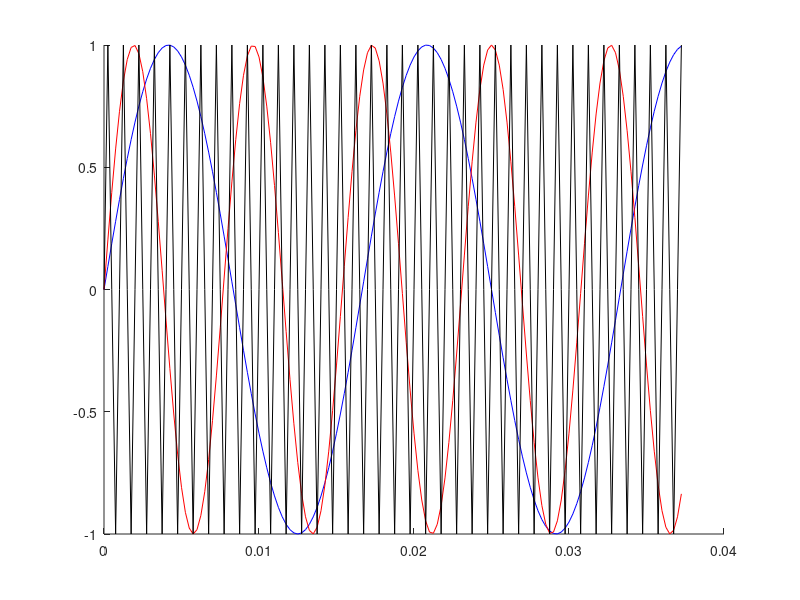
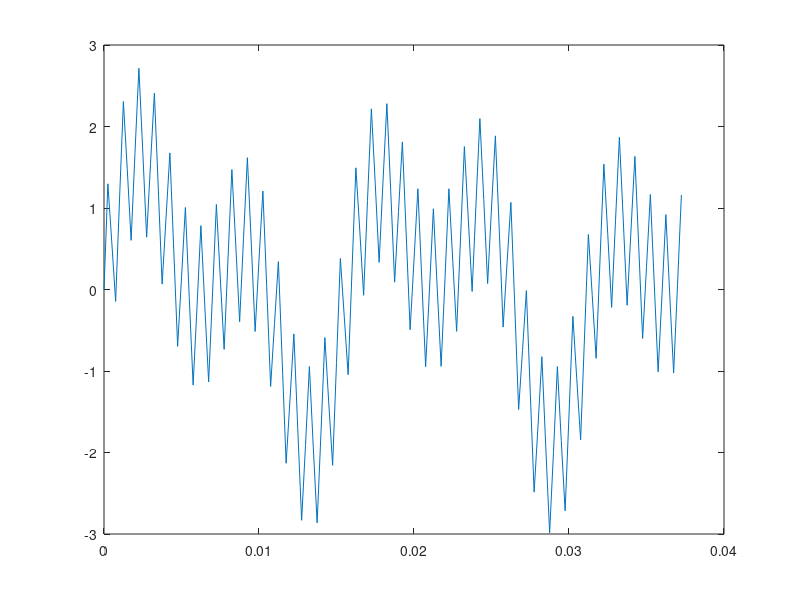
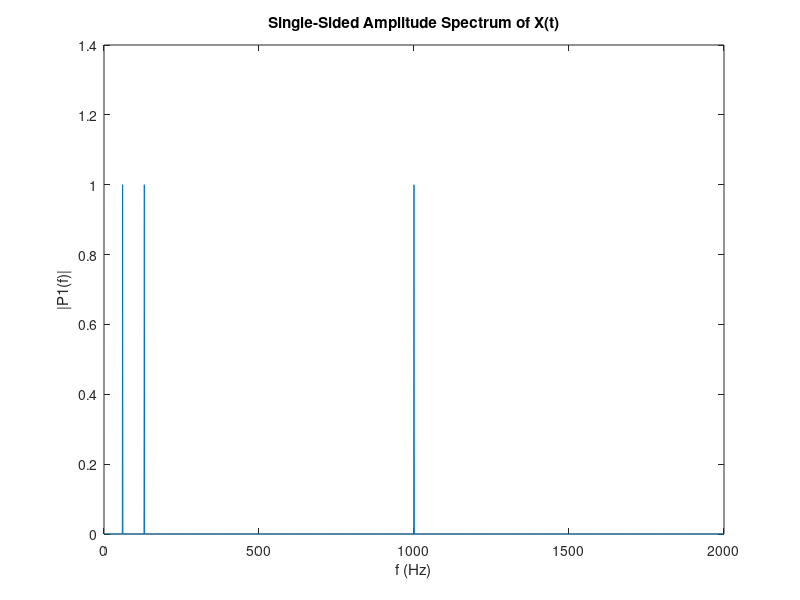
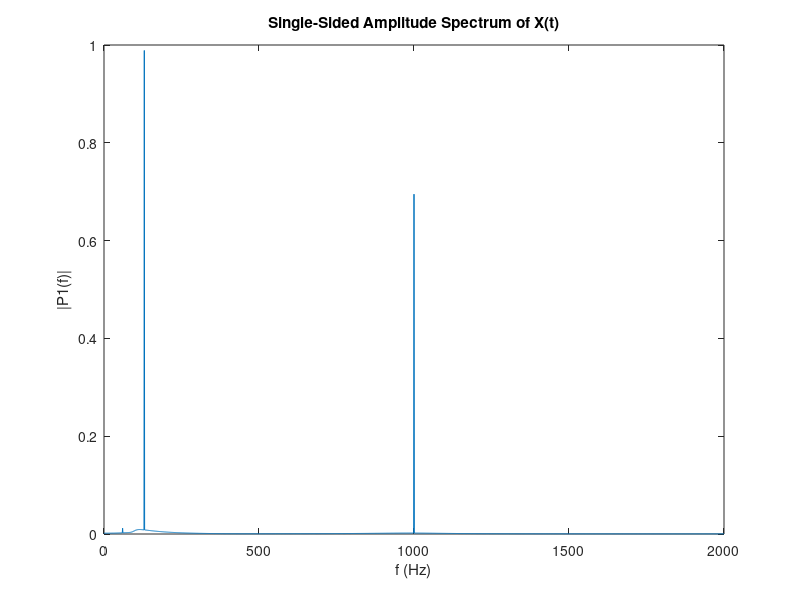

The MATLAB source for these figures, in order:
clear;clc;
close all;
%% Parameter Interface
Frequence0          = 60;        %单位：Hz    
Frequence1          = 130;       %单位：Hz
Frequence2          = 1e3;       %单位：Hz
SampleFre           = 4e3;       %单位：Hz
SampleLen           = SampleFre; %采样点数
%% Main
%-------------------产生三路信号
t = 0:1/SampleLen:1/SampleFre*(SampleLen-1);
SignalData0 = sin(2*pi*Frequence0*t);
SignalData1 = sin(2*pi*Frequence1*t);
SignalData2 = sin(2*pi*Frequence2*t);
SignalData3 = SignalData0+SignalData1+SignalData2;
figure;hold on
plot(t(1:150),SignalData0(1:150),'b')
plot(t(1:150),SignalData1(1:150),'r')
plot(t(1:150),SignalData2(1:150),'k')
hold off
figure;plot(t(1:150),SignalData3(1:150))

FFT_Data = fft(SignalData3);
L = SampleLen;
P2 = abs(FFT_Data/L);
P1 = P2(1:L/2+1);
P1(2:end-1) = 2*P1(2:end-1);
f = SampleFre*(0:(L/2))/L;
figure;
plot(f,P1) 
title('Single-Sided Amplitude Spectrum of X(t)')
xlabel('f (Hz)')
ylabel('|P1(f)|')

% 高通滤波
% y = highpass(SignalData3,150,SampleFre);
% 滤波2
fs = SampleFre;
Wc = [2*100/fs,2*998/fs];   %end frequence 10hz
[b, a] = butter(8,Wc);
y = filter(b,a,SignalData3);

FFT_Data = fft(y);
L = SampleLen;
P2 = abs(FFT_Data/L);
P1 = P2(1:L/2+1);
P1(2:end-1) = 2*P1(2:end-1);
f = SampleFre*(0:(L/2))/L;
figure;
plot(f,P1) 
title('Single-Sided Amplitude Spectrum of X(t)')
xlabel('f (Hz)')
ylabel('|P1(f)|')
